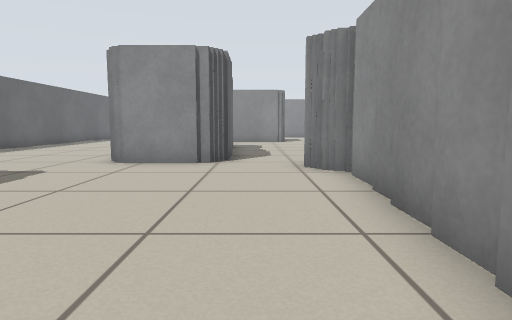
View 1 (above)

16 first-person views from a walk through a robot-simulator world made for Stage. The camera is 0.5 m above the floor, tilts 6° down and sees 75° across. Floor lines are 1 m apart. The floor is counted in squares, 0.5 m on a side. Each view is taken from the middle of a square. On the plan, view 1 faces up. The plan holds only what a view shows up to about 12 squares ahead; the rest is blank. The robots in the file are not drawn.

View 2
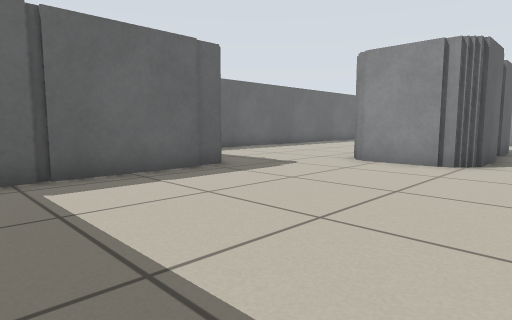

View 3
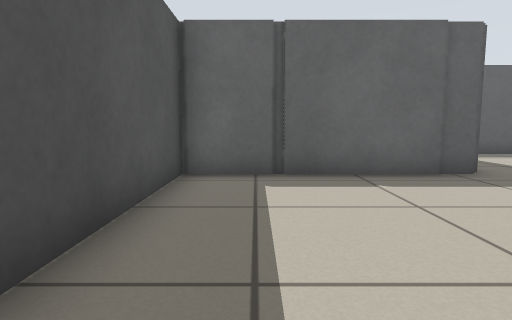

View 4
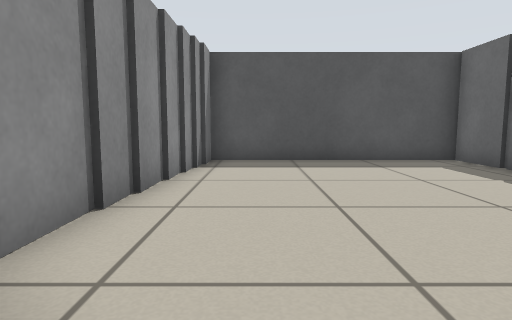

View 5
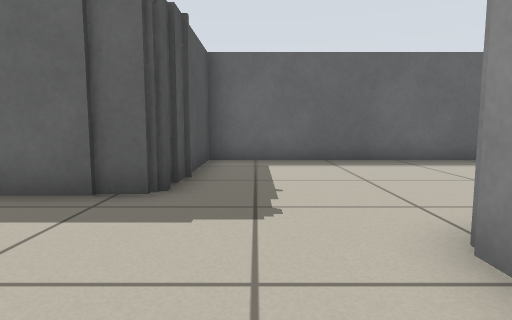

View 6
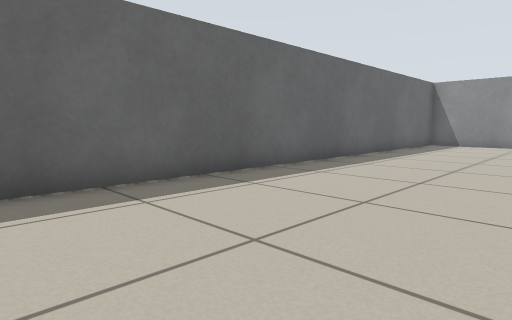

View 7
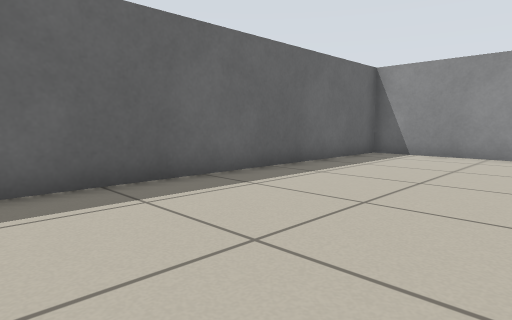

View 8
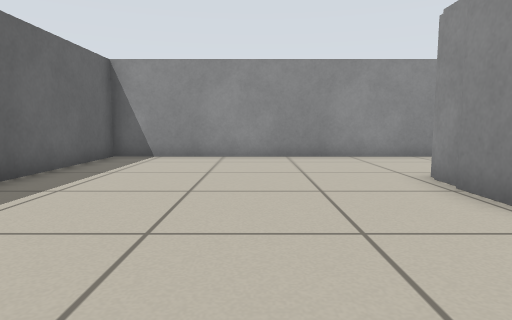

View 9
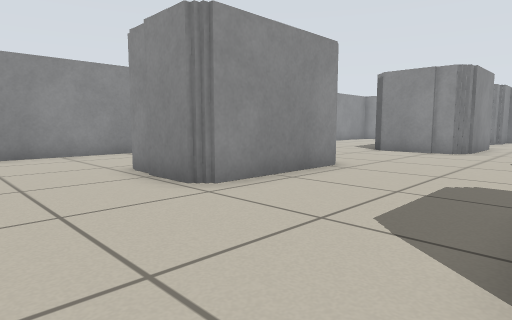

View 10
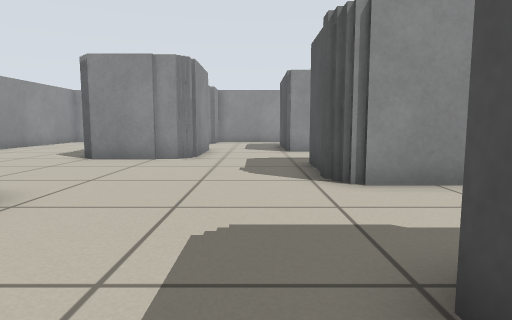

View 11
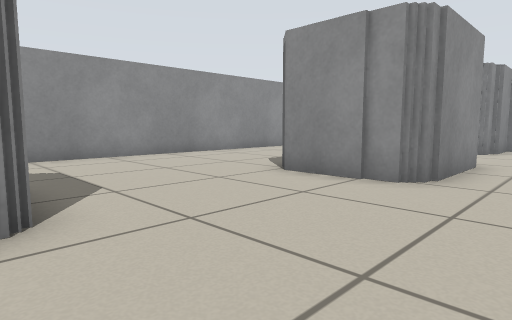

View 12
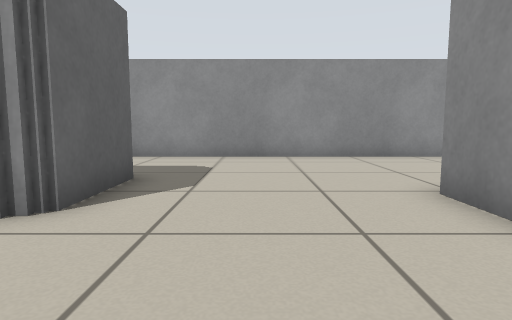

View 13
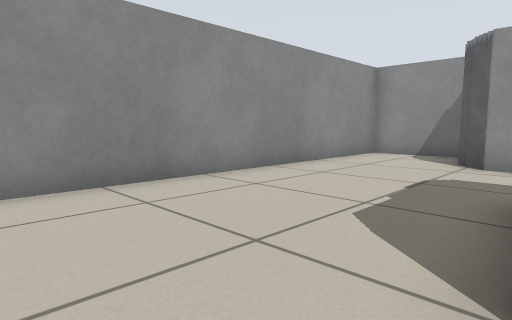

View 14
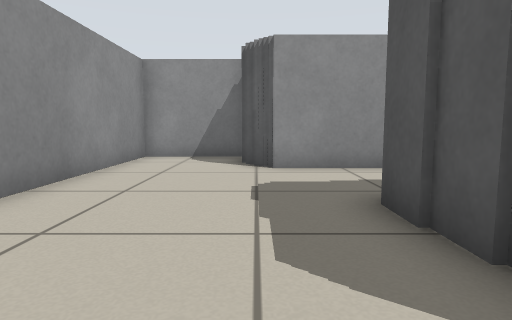

View 15
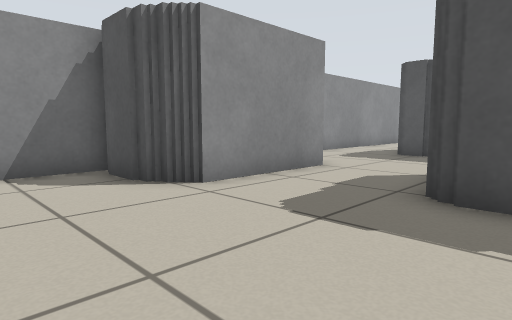

View 16
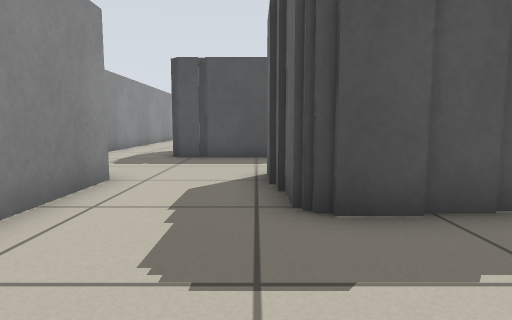

### Floor plan
Ten units are one square. View 1 is at (0, 0); x grows to the right and y downward. Boxes are objects, and circles mark ways between rooms. Rooms are numbered by the first view taken in them; rooms with no view inside come last. Other rooms are left out.
<svg viewBox="-110 -270 280 280">
<path fill="none" stroke="#000" d="M19 -41 19 -68M-56 -57 -56 5 13 5 13 -12M16 -11 16 -42M-11 -87 -38 -87M16 -72 16 -76M17 -222 17 -195 -28 -195 -28 -221M-18 -149 -12 -149M-10 -146 -10 -130M29 -147 36 -147M40 -147 56 -147M67 -182 67 -210M25 -125 25 -145 30 -145M70 -179 70 -184M-8 -119 -8 -90M80 -213 106 -213 106 -194M108 -194 108 -181M106 -149 125 -149M13 -75 13 -81M125 -147 136 -147M126 -149 134 -149M137 -189 137 -228M140 -230 145 -230M144 -234 165 -234 165 -265 -105 -265 -105 -57 -56 -57"/>
<circle cx="-47" cy="-70" r="3" fill="#2a7"/>
<circle cx="5" cy="-75" r="3" fill="#2a7"/>
<text x="-20" y="-40">1</text>
<text x="0" y="-190">2</text>
</svg>
Room 1 opens to room 2.

Where each view was taken, in squares from view 1:
view 1: 0 up, 0 right, facing up
view 2: 0 up, 1 right, facing up-left
view 3: 1 up, 1 right, facing left
view 4: 9 up, 0 right, facing down
view 5: 7 up, 1 left, facing left
view 6: 9 up, 5 left, facing up-left
view 7: 15 up, 5 left, facing up-left
view 8: 16 up, 6 left, facing up
view 9: 15 up, 6 left, facing up-right
view 10: 16 up, 3 left, facing right
view 11: 16 up, 1 right, facing up-right
view 12: 16 up, 4 right, facing up
view 13: 21 up, 5 right, facing up-right
view 14: 23 up, 6 right, facing right
view 15: 26 up, 9 right, facing down-right
view 16: 25 up, 11 right, facing down
